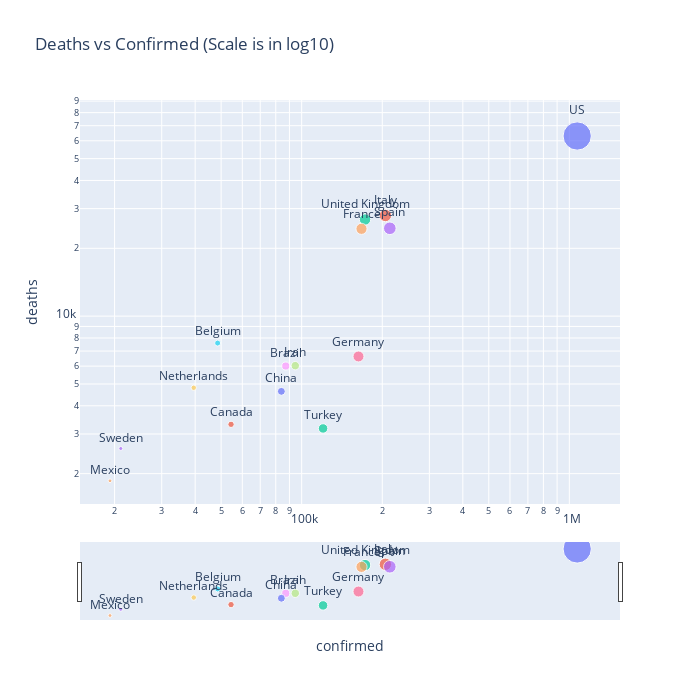

The cell this chart's notebook holds for it:
### Code cell
fig = px.scatter(country_df.sort_values('deaths', ascending=False).iloc[:15, :], 
                 x='confirmed', y='deaths', color='country', size='confirmed', height=700,
                 text='country', log_x=True, log_y=True, title='Deaths vs Confirmed (Scale is in log10)')
fig.update_traces(textposition='top center')
fig.update_layout(showlegend=False,width=700)
fig.update_layout(xaxis_rangeslider_visible=True)
fig.show()

### Figure 1 — Plotly figure (JSON) as saved in the notebook; plotly's stock layout.template omitted (floating-point values rounded to 4 significant figures)
{"data": [{"hovertemplate": "country=%{text}<br>confirmed=%{marker.size}<br>deaths=%{y}<extra></extra>", "legendgroup": "US", "marker": {"color": "#636efa", "size": [1069826], "sizemode": "area", "sizeref": 2675.0, "symbol": "circle"}, "mode": "markers+text", "name": "US", "showlegend": true, "text": ["US"], "textposition": "top center", "type": "scatter", "x": [1069826], "xaxis": "x", "y": [63006], "yaxis": "y"}, {"hovertemplate": "country=%{text}<br>confirmed=%{marker.size}<br>deaths=%{y}<extra></extra>", "legendgroup": "Italy", "marker": {"color": "#EF553B", "size": [205463], "sizemode": "area", "sizeref": 2675.0, "symbol": "circle"}, "mode": "markers+text", "name": "Italy", "showlegend": true, "text": ["Italy"], "textposition": "top center", "type": "scatter", "x": [205463], "xaxis": "x", "y": [27967], "yaxis": "y"}, {"hovertemplate": "country=%{text}<br>confirmed=%{marker.size}<br>deaths=%{y}<extra></extra>", "legendgroup": "United Kingdom", "marker": {"color": "#00cc96", "size": [172481], "sizemode": "area", "sizeref": 2675.0, "symbol": "circle"}, "mode": "markers+text", "name": "United Kingdom", "showlegend": true, "text": ["United Kingdom"], "textposition": "top center", "type": "scatter", "x": [172481], "xaxis": "x", "y": [26842], "yaxis": "y"}, {"hovertemplate": "country=%{text}<br>confirmed=%{marker.size}<br>deaths=%{y}<extra></extra>", "legendgroup": "Spain", "marker": {"color": "#ab63fa", "size": [213435], "sizemode": "area", "sizeref": 2675.0, "symbol": "circle"}, "mode": "markers+text", "name": "Spain", "showlegend": true, "text": ["Spain"], "textposition": "top center", "type": "scatter", "x": [213435], "xaxis": "x", "y": [24543], "yaxis": "y"}, {"hovertemplate": "country=%{text}<br>confirmed=%{marker.size}<br>deaths=%{y}<extra></extra>", "legendgroup": "France", "marker": {"color": "#FFA15A", "size": [167299], "sizemode": "area", "sizeref": 2675.0, "symbol": "circle"}, "mode": "markers+text", "name": "France", "showlegend": true, "text": ["France"], "textposition": "top center", "type": "scatter", "x": [167299], "xaxis": "x", "y": [24410], "yaxis": "y"}, {"hovertemplate": "country=%{text}<br>confirmed=%{marker.size}<br>deaths=%{y}<extra></extra>", "legendgroup": "Belgium", "marker": {"color": "#19d3f3", "size": [48519], "sizemode": "area", "sizeref": 2675.0, "symbol": "circle"}, "mode": "markers+text", "name": "Belgium", "showlegend": true, "text": ["Belgium"], "textposition": "top center", "type": "scatter", "x": [48519], "xaxis": "x", "y": [7594], "yaxis": "y"}, {"hovertemplate": "country=%{text}<br>confirmed=%{marker.size}<br>deaths=%{y}<extra></extra>", "legendgroup": "Germany", "marker": {"color": "#FF6692", "size": [163009], "sizemode": "area", "sizeref": 2675.0, "symbol": "circle"}, "mode": "markers+text", "name": "Germany", "showlegend": true, "text": ["Germany"], "textposition": "top center", "type": "scatter", "x": [163009], "xaxis": "x", "y": [6623], "yaxis": "y"}, {"hovertemplate": "country=%{text}<br>confirmed=%{marker.size}<br>deaths=%{y}<extra></extra>", "legendgroup": "Iran", "marker": {"color": "#B6E880", "size": [94640], "sizemode": "area", "sizeref": 2675.0, "symbol": "circle"}, "mode": "markers+text", "name": "Iran", "showlegend": true, "text": ["Iran"], "textposition": "top center", "type": "scatter", "x": [94640], "xaxis": "x", "y": [6028], "yaxis": "y"}, {"hovertemplate": "country=%{text}<br>confirmed=%{marker.size}<br>deaths=%{y}<extra></extra>", "legendgroup": "Brazil", "marker": {"color": "#FF97FF", "size": [87187], "sizemode": "area", "sizeref": 2675.0, "symbol": "circle"}, "mode": "markers+text", "name": "Brazil", "showlegend": true, "text": ["Brazil"], "textposition": "top center", "type": "scatter", "x": [87187], "xaxis": "x", "y": [6006], "yaxis": "y"}, {"hovertemplate": "country=%{text}<br>confirmed=%{marker.size}<br>deaths=%{y}<extra></extra>", "legendgroup": "Netherlands", "marker": {"color": "#FECB52", "size": [39512], "sizemode": "area", "sizeref": 2675.0, "symbol": "circle"}, "mode": "markers+text", "name": "Netherlands", "showlegend": true, "text": ["Netherlands"], "textposition": "top center", "type": "scatter", "x": [39512], "xaxis": "x", "y": [4811], "yaxis": "y"}, {"hovertemplate": "country=%{text}<br>confirmed=%{marker.size}<br>deaths=%{y}<extra></extra>", "legendgroup": "China", "marker": {"color": "#636efa", "size": [83956], "sizemode": "area", "sizeref": 2675.0, "symbol": "circle"}, "mode": "markers+text", "name": "China", "showlegend": true, "text": ["China"], "textposition": "top center", "type": "scatter", "x": [83956], "xaxis": "x", "y": [4637], "yaxis": "y"}, {"hovertemplate": "country=%{text}<br>confirmed=%{marker.size}<br>deaths=%{y}<extra></extra>", "legendgroup": "Canada", "marker": {"color": "#EF553B", "size": [54457], "sizemode": "area", "sizeref": 2675.0, "symbol": "circle"}, "mode": "markers+text", "name": "Canada", "showlegend": true, "text": ["Canada"], "textposition": "top center", "type": "scatter", "x": [54457], "xaxis": "x", "y": [3310], "yaxis": "y"}, {"hovertemplate": "country=%{text}<br>confirmed=%{marker.size}<br>deaths=%{y}<extra></extra>", "legendgroup": "Turkey", "marker": {"color": "#00cc96", "size": [120204], "sizemode": "area", "sizeref": 2675.0, "symbol": "circle"}, "mode": "markers+text", "name": "Turkey", "showlegend": true, "text": ["Turkey"], "textposition": "top center", "type": "scatter", "x": [120204], "xaxis": "x", "y": [3174], "yaxis": "y"}, {"hovertemplate": "country=%{text}<br>confirmed=%{marker.size}<br>deaths=%{y}<extra></extra>", "legendgroup": "Sweden", "marker": {"color": "#ab63fa", "size": [21092], "sizemode": "area", "sizeref": 2675.0, "symbol": "circle"}, "mode": "markers+text", "name": "Sweden", "showlegend": true, "text": ["Sweden"], "textposition": "top center", "type": "scatter", "x": [21092], "xaxis": "x", "y": [2586], "yaxis": "y"}, {"hovertemplate": "country=%{text}<br>confirmed=%{marker.size}<br>deaths=%{y}<extra></extra>", "legendgroup": "Mexico", "marker": {"color": "#FFA15A", "size": [19224], "sizemode": "area", "sizeref": 2675.0, "symbol": "circle"}, "mode": "markers+text", "name": "Mexico", "showlegend": true, "text": ["Mexico"], "textposition": "top center", "type": "scatter", "x": [19224], "xaxis": "x", "y": [1859], "yaxis": "y"}], "layout": {"height": 700, "legend": {"itemsizing": "constant", "title": {"text": "country"}, "tracegroupgap": 0}, "showlegend": false, "title": {"text": "Deaths vs Confirmed (Scale is in log10)"}, "width": 700, "xaxis": {"anchor": "y", "domain": [0, 1], "rangeslider": {"visible": true}, "title": {"text": "confirmed"}, "type": "log"}, "yaxis": {"anchor": "x", "domain": [0, 1], "title": {"text": "deaths"}, "type": "log"}}}
